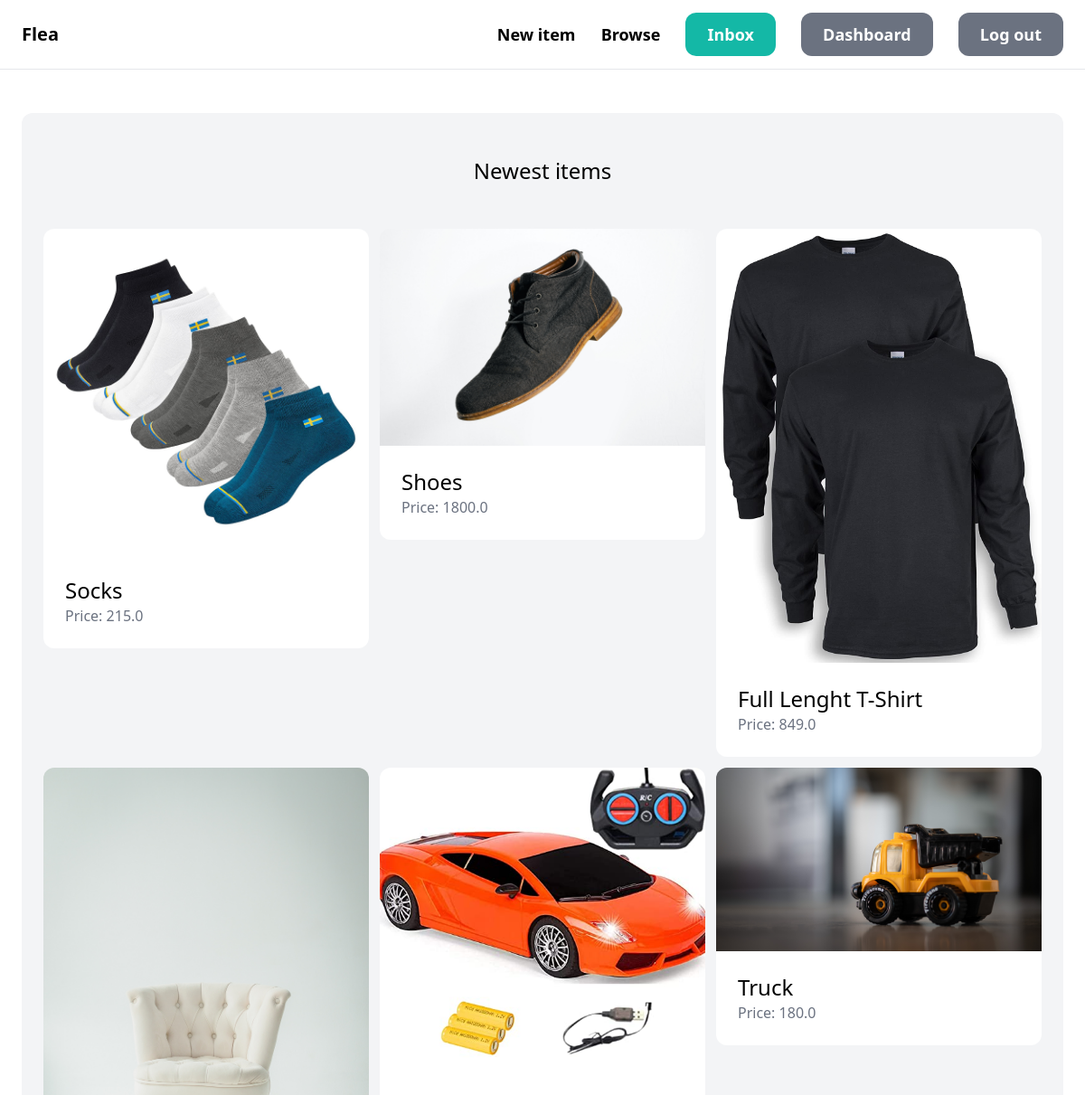
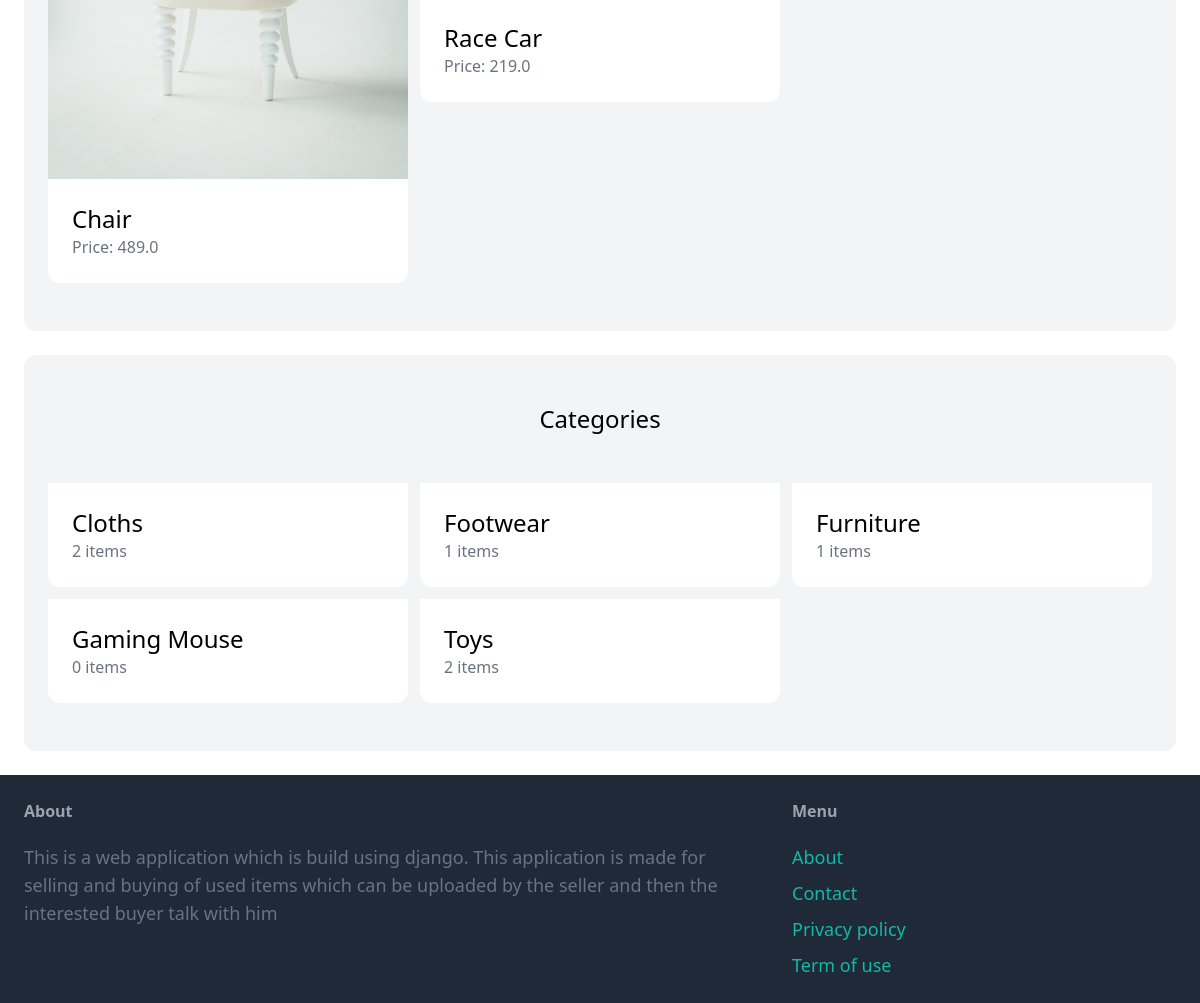
Screenshot of / (signed in) with the database file from the repository (2 pictures, top to bottom).
### item/models.py (models this page shows, shortened)
class Item(models.Model):
    category = models.ForeignKey(Category, related_name='items', on_delete=models.CASCADE)
    name = models.CharField(max_length=255)
    description = models.TextField(blank=True, null=True)
    price = models.FloatField()
    image = models.ImageField(upload_to='item_images', blank=True, null=True)
    is_sold = models.BooleanField(default=False)
    created_by = models.ForeignKey(User, related_name='items', on_delete=models.CASCADE)
    created_at = models.DateTimeField(auto_now_add=True)

class Category(models.Model):
    name = models.CharField(max_length=255)
    class Meta:
        ordering = ('name',)
        verbose_name_plural = 'Categories'

### core/views.py (the view)
# urls.py: path('', views.index, name='index'),
def index(request):
    items = Item.objects.filter(is_sold=False)[0:6]
    categories = Category.objects.all()
    return render(request, 'core/index.html', {
        'categories': categories,
        'items': items,
    })

### core/templates/core/index.html (shortened to what this page needs)
{% extends 'core/base.html' %}
{% block content %}
    <div class="mt-6 px-6 py-12 bg-gray-100 rounded-xl">
        <h2 class="mb-12 text-2xl text-center">Newest items</h2>
        <div class="grid grid-cols-3 gap-3">
            {% for item in items %}
                <div>
                    <a href="{% url 'item:detail' item.id %}">
                        <div>
                            <img src="{{ item.image.url }}" class="rounded-t-xl">
                        </div>
                        <div class="p-6 bg-white rounded-b-xl">
                            <h2 class="text-2xl">{{ item.name }}</h2>
                            <p class="text-gray-500">Price: {{ item.price }}</p>
                        </div>
                    </a>
                </div>
            {% endfor %}
        </div>
    </div>
    <div class="mt-6 px-6 py-12 bg-gray-100 rounded-xl">
        <h2 class="mb-12 text-2xl text-center">Categories</h2>
        <div class="grid grid-cols-3 gap-3">
            {% for category in categories %}
                <div>
                    <a href="#">
                        <div class="p-6 bg-white rounded-b-xl">
                            <h2 class="text-2xl">{{ category.name }}</h2>
                            <p class="text-gray-500">{{ category.items.count }} items</p>
                        </div>
                    </a>
                </div>
            {% endfor %}
        </div>
    </div>
{% endblock %}

### rows the page displays
Item: image (picture), name "Socks", price "215.0"
Item: image (picture), name "Shoes", price "1800.0"
Item: image (picture), name "Full Lenght T-Shirt", price "849.0"
Item: image (picture), name "Chair", price "489.0"
Item: image (picture), name "Race Car", price "219.0"
Item: image (picture), name "Truck", price "180.0"
Category: name "Cloths", items.count "2"
Category: name "Footwear", items.count "1"
Category: name "Furniture", items.count "1"
Category: name "Gaming Mouse", items.count "0"
Category: name "Toys", items.count "2"
